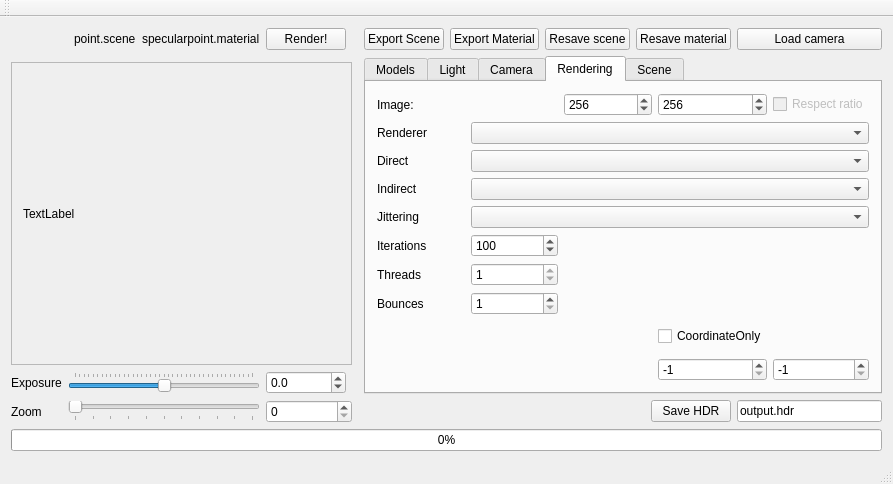
<?xml version="1.0" encoding="UTF-8"?>
<ui version="4.0">
 <class>TracingGuiClass</class>
 <widget class="QMainWindow" name="TracingGuiClass">
  <property name="geometry">
   <rect>
    <x>0</x>
    <y>0</y>
    <width>813</width>
    <height>484</height>
   </rect>
  </property>
  <property name="windowTitle">
   <string>TracingGui</string>
  </property>
  <widget class="QWidget" name="centralWidget">
   <layout class="QGridLayout" name="gridLayout_4">
    <item row="6" column="10">
     <widget class="QPushButton" name="saveScene">
      <property name="text">
       <string>Resave scene</string>
      </property>
     </widget>
    </item>
    <item row="9" column="7" rowspan="3" colspan="7">
     <widget class="QTabWidget" name="sceneInformation">
      <property name="tabPosition">
       <enum>QTabWidget::North</enum>
      </property>
      <property name="currentIndex">
       <number>3</number>
      </property>
      <widget class="QWidget" name="model">
       <property name="layoutDirection">
        <enum>Qt::LeftToRight</enum>
       </property>
       <property name="autoFillBackground">
        <bool>false</bool>
       </property>
       <attribute name="title">
        <string>Models</string>
       </attribute>
       <layout class="QGridLayout" name="gridLayout_3">
        <item row="1" column="0">
         <widget class="QPushButton" name="addSphere">
          <property name="text">
           <string>Add Sphere</string>
          </property>
         </widget>
        </item>
        <item row="0" column="0">
         <widget class="QTreeView" name="treeView">
          <property name="sizePolicy">
           <sizepolicy hsizetype="Preferred" vsizetype="Preferred">
            <horstretch>0</horstretch>
            <verstretch>0</verstretch>
           </sizepolicy>
          </property>
         </widget>
        </item>
        <item row="2" column="0">
         <widget class="QPushButton" name="addTriangle">
          <property name="text">
           <string>Add Triangle</string>
          </property>
         </widget>
        </item>
        <item row="3" column="0">
         <widget class="QPushButton" name="delObject">
          <property name="text">
           <string>Delete Object</string>
          </property>
         </widget>
        </item>
        <item row="4" column="0">
         <widget class="QPushButton" name="addPoint">
          <property name="text">
           <string>Add Point</string>
          </property>
         </widget>
        </item>
        <item row="0" column="1" rowspan="5">
         <layout class="QGridLayout" name="gridLayout">
          <item row="7" column="0">
           <widget class="QSpinBox" name="xRotationDeg">
            <property name="maximum">
             <number>359</number>
            </property>
           </widget>
          </item>
          <item row="7" column="2">
           <widget class="QSpinBox" name="yRotationDeg">
            <property name="maximum">
             <number>359</number>
            </property>
           </widget>
          </item>
          <item row="5" column="3">
           <widget class="QDial" name="zRotation">
            <property name="maximum">
             <number>359</number>
            </property>
            <property name="orientation">
             <enum>Qt::Horizontal</enum>
            </property>
            <property name="invertedAppearance">
             <bool>false</bool>
            </property>
            <property name="wrapping">
             <bool>true</bool>
            </property>
           </widget>
          </item>
          <item row="5" column="0">
           <widget class="QDial" name="xRotation">
            <property name="enabled">
             <bool>true</bool>
            </property>
            <property name="maximum">
             <number>359</number>
            </property>
            <property name="orientation">
             <enum>Qt::Horizontal</enum>
            </property>
            <property name="invertedAppearance">
             <bool>false</bool>
            </property>
            <property name="wrapping">
             <bool>true</bool>
            </property>
           </widget>
          </item>
          <item row="5" column="2">
           <widget class="QDial" name="yRotation">
            <property name="maximum">
             <number>359</number>
            </property>
            <property name="orientation">
             <enum>Qt::Horizontal</enum>
            </property>
            <property name="invertedAppearance">
             <bool>false</bool>
            </property>
            <property name="wrapping">
             <bool>true</bool>
            </property>
           </widget>
          </item>
          <item row="6" column="2">
           <widget class="DoubleIntSpinBox" name="yRotationRad">
            <property name="readOnly">
             <bool>true</bool>
            </property>
            <property name="ConvertorType" stdset="0">
             <number>0</number>
            </property>
           </widget>
          </item>
          <item row="6" column="3">
           <widget class="DoubleIntSpinBox" name="zRotationRad">
            <property name="readOnly">
             <bool>true</bool>
            </property>
            <property name="ConvertorType" stdset="0">
             <number>0</number>
            </property>
           </widget>
          </item>
          <item row="6" column="0">
           <widget class="DoubleIntSpinBox" name="xRotationRad">
            <property name="readOnly">
             <bool>true</bool>
            </property>
            <property name="ConvertorType" stdset="0">
             <number>0</number>
            </property>
           </widget>
          </item>
          <item row="7" column="3">
           <widget class="QSpinBox" name="zRotationDeg">
            <property name="maximum">
             <number>359</number>
            </property>
           </widget>
          </item>
          <item row="8" column="0">
           <widget class="QDoubleSpinBox" name="xModelPos">
            <property name="prefix">
             <string>x:</string>
            </property>
            <property name="decimals">
             <number>1</number>
            </property>
            <property name="minimum">
             <double>-100.000000000000000</double>
            </property>
           </widget>
          </item>
          <item row="8" column="2">
           <widget class="QDoubleSpinBox" name="yModelPos">
            <property name="prefix">
             <string>y:</string>
            </property>
            <property name="suffix">
             <string/>
            </property>
            <property name="decimals">
             <number>1</number>
            </property>
            <property name="minimum">
             <double>-100.000000000000000</double>
            </property>
           </widget>
          </item>
          <item row="8" column="3">
           <widget class="QDoubleSpinBox" name="zModelPos">
            <property name="prefix">
             <string>z:</string>
            </property>
            <property name="decimals">
             <number>1</number>
            </property>
            <property name="minimum">
             <double>-100.000000000000000</double>
            </property>
            <property name="value">
             <double>3.000000000000000</double>
            </property>
           </widget>
          </item>
          <item row="0" column="2">
           <widget class="QDoubleSpinBox" name="yVert_1">
            <property name="prefix">
             <string>y:</string>
            </property>
            <property name="decimals">
             <number>2</number>
            </property>
            <property name="minimum">
             <double>-1000.000000000000000</double>
            </property>
            <property name="maximum">
             <double>1000.000000000000000</double>
            </property>
           </widget>
          </item>
          <item row="3" column="0">
           <widget class="QDoubleSpinBox" name="xVert_3">
            <property name="prefix">
             <string>x:</string>
            </property>
            <property name="suffix">
             <string/>
            </property>
            <property name="decimals">
             <number>2</number>
            </property>
            <property name="minimum">
             <double>-1000.000000000000000</double>
            </property>
            <property name="value">
             <double>0.000000000000000</double>
            </property>
           </widget>
          </item>
          <item row="1" column="0">
           <widget class="QDoubleSpinBox" name="xVert_2">
            <property name="prefix">
             <string>x:</string>
            </property>
            <property name="suffix">
             <string/>
            </property>
            <property name="decimals">
             <number>2</number>
            </property>
            <property name="minimum">
             <double>-1000.000000000000000</double>
            </property>
            <property name="value">
             <double>0.000000000000000</double>
            </property>
           </widget>
          </item>
          <item row="1" column="3">
           <widget class="QDoubleSpinBox" name="zVert_2">
            <property name="prefix">
             <string>z:</string>
            </property>
            <property name="decimals">
             <number>2</number>
            </property>
            <property name="minimum">
             <double>-1000.000000000000000</double>
            </property>
            <property name="maximum">
             <double>1000.000000000000000</double>
            </property>
           </widget>
          </item>
          <item row="0" column="0">
           <widget class="QDoubleSpinBox" name="xVert_1">
            <property name="prefix">
             <string>x:</string>
            </property>
            <property name="suffix">
             <string/>
            </property>
            <property name="decimals">
             <number>2</number>
            </property>
            <property name="minimum">
             <double>-1000.000000000000000</double>
            </property>
            <property name="value">
             <double>0.000000000000000</double>
            </property>
           </widget>
          </item>
          <item row="1" column="2">
           <widget class="QDoubleSpinBox" name="yVert_2">
            <property name="prefix">
             <string>y:</string>
            </property>
            <property name="decimals">
             <number>2</number>
            </property>
            <property name="minimum">
             <double>-1000.000000000000000</double>
            </property>
            <property name="maximum">
             <double>1000.000000000000000</double>
            </property>
           </widget>
          </item>
          <item row="0" column="3">
           <widget class="QDoubleSpinBox" name="zVert_1">
            <property name="prefix">
             <string>z:</string>
            </property>
            <property name="decimals">
             <number>2</number>
            </property>
            <property name="minimum">
             <double>-1000.000000000000000</double>
            </property>
            <property name="maximum">
             <double>1000.000000000000000</double>
            </property>
           </widget>
          </item>
          <item row="3" column="3">
           <widget class="QDoubleSpinBox" name="zVert_3">
            <property name="prefix">
             <string>z:</string>
            </property>
            <property name="decimals">
             <number>2</number>
            </property>
            <property name="minimum">
             <double>-1000.000000000000000</double>
            </property>
            <property name="maximum">
             <double>1000.000000000000000</double>
            </property>
           </widget>
          </item>
          <item row="4" column="2">
           <widget class="QDoubleSpinBox" name="radius"/>
          </item>
          <item row="3" column="2">
           <widget class="QDoubleSpinBox" name="yVert_3">
            <property name="prefix">
             <string>y:</string>
            </property>
            <property name="decimals">
             <number>2</number>
            </property>
            <property name="minimum">
             <double>-1000.000000000000000</double>
            </property>
            <property name="maximum">
             <double>1000.000000000000000</double>
            </property>
           </widget>
          </item>
         </layout>
        </item>
       </layout>
      </widget>
      <widget class="QWidget" name="light">
       <attribute name="title">
        <string>Light</string>
       </attribute>
       <layout class="QGridLayout" name="gridLayout_5">
        <item row="1" column="1">
         <widget class="QLabel" name="materialLabel">
          <property name="text">
           <string>Material</string>
          </property>
         </widget>
        </item>
        <item row="4" column="1">
         <widget class="QLabel" name="label_6">
          <property name="text">
           <string>Specular</string>
          </property>
         </widget>
        </item>
        <item row="3" column="1">
         <widget class="QLabel" name="label_4">
          <property name="text">
           <string>Diffuse</string>
          </property>
         </widget>
        </item>
        <item row="1" column="2" colspan="4">
         <widget class="QComboBox" name="materialType">
          <property name="currentText">
           <string/>
          </property>
         </widget>
        </item>
        <item row="5" column="1">
         <widget class="QLabel" name="label_7">
          <property name="text">
           <string>Emmisive</string>
          </property>
         </widget>
        </item>
        <item row="4" column="5">
         <widget class="QDoubleSpinBox" name="sE">
          <property name="minimum">
           <double>0.100000000000000</double>
          </property>
          <property name="maximum">
           <double>999.899999999999977</double>
          </property>
         </widget>
        </item>
        <item row="9" column="1" colspan="5">
         <widget class="QTreeView" name="treeViewLight">
          <property name="sizePolicy">
           <sizepolicy hsizetype="Preferred" vsizetype="Preferred">
            <horstretch>0</horstretch>
            <verstretch>0</verstretch>
           </sizepolicy>
          </property>
         </widget>
        </item>
        <item row="5" column="4">
         <widget class="QDoubleSpinBox" name="eB">
          <property name="maximum">
           <double>10.000000000000000</double>
          </property>
          <property name="singleStep">
           <double>0.001000000000000</double>
          </property>
         </widget>
        </item>
        <item row="5" column="3">
         <widget class="QDoubleSpinBox" name="eG">
          <property name="maximum">
           <double>10.000000000000000</double>
          </property>
          <property name="singleStep">
           <double>0.001000000000000</double>
          </property>
         </widget>
        </item>
        <item row="5" column="2">
         <widget class="QDoubleSpinBox" name="eR">
          <property name="maximum">
           <double>10.000000000000000</double>
          </property>
          <property name="singleStep">
           <double>0.001000000000000</double>
          </property>
         </widget>
        </item>
        <item row="3" column="4">
         <widget class="QDoubleSpinBox" name="dB"/>
        </item>
        <item row="4" column="4">
         <widget class="QDoubleSpinBox" name="sB"/>
        </item>
        <item row="3" column="3">
         <widget class="QDoubleSpinBox" name="dG"/>
        </item>
        <item row="3" column="2">
         <widget class="QDoubleSpinBox" name="dR"/>
        </item>
        <item row="4" column="2">
         <widget class="QDoubleSpinBox" name="sR"/>
        </item>
        <item row="4" column="3">
         <widget class="QDoubleSpinBox" name="sG"/>
        </item>
        <item row="11" column="2">
         <widget class="QLabel" name="aB">
          <property name="text">
           <string>Ambient B</string>
          </property>
         </widget>
        </item>
        <item row="11" column="1">
         <widget class="QLabel" name="aR">
          <property name="text">
           <string>Ambient R</string>
          </property>
         </widget>
        </item>
        <item row="11" column="3">
         <widget class="QLabel" name="aG">
          <property name="text">
           <string>Ambient G</string>
          </property>
         </widget>
        </item>
        <item row="13" column="1">
         <widget class="QDoubleSpinBox" name="aRValue"/>
        </item>
        <item row="13" column="2">
         <widget class="QDoubleSpinBox" name="aBValue"/>
        </item>
        <item row="13" column="3">
         <widget class="QDoubleSpinBox" name="aGValue"/>
        </item>
       </layout>
      </widget>
      <widget class="QWidget" name="camera">
       <attribute name="title">
        <string>Camera</string>
       </attribute>
       <layout class="QHBoxLayout" name="horizontalLayout_3">
        <item>
         <layout class="QGridLayout" name="gridLayout_2">
          <item row="4" column="2">
           <widget class="DoubleIntSpinBox" name="xzRotRad">
            <property name="readOnly">
             <bool>true</bool>
            </property>
            <property name="ConvertorType" stdset="0">
             <number>0</number>
            </property>
           </widget>
          </item>
          <item row="2" column="0">
           <widget class="QSlider" name="yPos">
            <property name="minimum">
             <number>-100</number>
            </property>
            <property name="maximum">
             <number>100</number>
            </property>
            <property name="pageStep">
             <number>3</number>
            </property>
            <property name="value">
             <number>0</number>
            </property>
            <property name="orientation">
             <enum>Qt::Horizontal</enum>
            </property>
           </widget>
          </item>
          <item row="2" column="3">
           <widget class="DoubleIntSpinBox" name="yDirVal">
            <property name="decimals">
             <number>2</number>
            </property>
            <property name="minimum">
             <double>-10.000000000000000</double>
            </property>
            <property name="maximum">
             <double>10.000000000000000</double>
            </property>
            <property name="value">
             <double>1.000000000000000</double>
            </property>
           </widget>
          </item>
          <item row="3" column="0">
           <widget class="QSlider" name="zPos">
            <property name="minimum">
             <number>-100</number>
            </property>
            <property name="maximum">
             <number>100</number>
            </property>
            <property name="pageStep">
             <number>3</number>
            </property>
            <property name="value">
             <number>0</number>
            </property>
            <property name="orientation">
             <enum>Qt::Horizontal</enum>
            </property>
           </widget>
          </item>
          <item row="3" column="2">
           <widget class="QSlider" name="zDir">
            <property name="minimum">
             <number>-100</number>
            </property>
            <property name="maximum">
             <number>100</number>
            </property>
            <property name="pageStep">
             <number>3</number>
            </property>
            <property name="value">
             <number>10</number>
            </property>
            <property name="orientation">
             <enum>Qt::Horizontal</enum>
            </property>
           </widget>
          </item>
          <item row="4" column="0">
           <widget class="QDial" name="xzRot">
            <property name="maximum">
             <number>359</number>
            </property>
            <property name="pageStep">
             <number>1</number>
            </property>
            <property name="wrapping">
             <bool>true</bool>
            </property>
           </widget>
          </item>
          <item row="4" column="1">
           <widget class="QSpinBox" name="xzRotDeg">
            <property name="maximum">
             <number>359</number>
            </property>
           </widget>
          </item>
          <item row="3" column="3">
           <widget class="DoubleIntSpinBox" name="zDirVal">
            <property name="decimals">
             <number>2</number>
            </property>
            <property name="minimum">
             <double>-10.000000000000000</double>
            </property>
            <property name="maximum">
             <double>10.000000000000000</double>
            </property>
            <property name="value">
             <double>1.000000000000000</double>
            </property>
           </widget>
          </item>
          <item row="2" column="2">
           <widget class="QSlider" name="yDir">
            <property name="minimum">
             <number>-100</number>
            </property>
            <property name="maximum">
             <number>100</number>
            </property>
            <property name="pageStep">
             <number>3</number>
            </property>
            <property name="value">
             <number>10</number>
            </property>
            <property name="orientation">
             <enum>Qt::Horizontal</enum>
            </property>
           </widget>
          </item>
          <item row="1" column="0">
           <widget class="QSlider" name="xPos">
            <property name="minimum">
             <number>-100</number>
            </property>
            <property name="maximum">
             <number>100</number>
            </property>
            <property name="pageStep">
             <number>3</number>
            </property>
            <property name="value">
             <number>0</number>
            </property>
            <property name="orientation">
             <enum>Qt::Horizontal</enum>
            </property>
           </widget>
          </item>
          <item row="1" column="2">
           <widget class="QSlider" name="xDir">
            <property name="minimum">
             <number>-100</number>
            </property>
            <property name="maximum">
             <number>100</number>
            </property>
            <property name="pageStep">
             <number>3</number>
            </property>
            <property name="value">
             <number>10</number>
            </property>
            <property name="orientation">
             <enum>Qt::Horizontal</enum>
            </property>
           </widget>
          </item>
          <item row="1" column="3">
           <widget class="DoubleIntSpinBox" name="xDirVal">
            <property name="decimals">
             <number>2</number>
            </property>
            <property name="minimum">
             <double>-10.000000000000000</double>
            </property>
            <property name="maximum">
             <double>10.000000000000000</double>
            </property>
            <property name="value">
             <double>1.000000000000000</double>
            </property>
           </widget>
          </item>
          <item row="2" column="1">
           <widget class="DoubleIntSpinBox" name="yPosVal">
            <property name="decimals">
             <number>2</number>
            </property>
            <property name="minimum">
             <double>-10.000000000000000</double>
            </property>
            <property name="maximum">
             <double>10.000000000000000</double>
            </property>
           </widget>
          </item>
          <item row="3" column="1">
           <widget class="DoubleIntSpinBox" name="zPosVal">
            <property name="decimals">
             <number>2</number>
            </property>
            <property name="minimum">
             <double>-10.000000000000000</double>
            </property>
            <property name="maximum">
             <double>10.000000000000000</double>
            </property>
           </widget>
          </item>
          <item row="1" column="1">
           <widget class="DoubleIntSpinBox" name="xPosVal">
            <property name="decimals">
             <number>2</number>
            </property>
            <property name="minimum">
             <double>-10.000000000000000</double>
            </property>
            <property name="maximum">
             <double>10.000000000000000</double>
            </property>
           </widget>
          </item>
          <item row="5" column="1">
           <widget class="QSpinBox" name="fovDeg">
            <property name="minimum">
             <number>20</number>
            </property>
            <property name="maximum">
             <number>160</number>
            </property>
            <property name="value">
             <number>95</number>
            </property>
           </widget>
          </item>
          <item row="5" column="0">
           <widget class="QDial" name="fov">
            <property name="minimum">
             <number>20</number>
            </property>
            <property name="maximum">
             <number>160</number>
            </property>
            <property name="pageStep">
             <number>1</number>
            </property>
            <property name="value">
             <number>20</number>
            </property>
            <property name="wrapping">
             <bool>false</bool>
            </property>
           </widget>
          </item>
          <item row="5" column="2">
           <widget class="DoubleIntSpinBox" name="fovRad">
            <property name="readOnly">
             <bool>true</bool>
            </property>
            <property name="ConvertorType" stdset="0">
             <number>0</number>
            </property>
           </widget>
          </item>
          <item row="0" column="0">
           <widget class="QLabel" name="lPosition">
            <property name="text">
             <string>Eye position</string>
            </property>
           </widget>
          </item>
          <item row="0" column="2">
           <widget class="QLabel" name="lDirection">
            <property name="text">
             <string>Eye direction</string>
            </property>
           </widget>
          </item>
         </layout>
        </item>
       </layout>
      </widget>
      <widget class="QWidget" name="image">
       <attribute name="title">
        <string>Rendering</string>
       </attribute>
       <layout class="QGridLayout" name="gridLayout_6">
        <item row="2" column="0">
         <widget class="QLabel" name="label_2">
          <property name="text">
           <string>Image:</string>
          </property>
         </widget>
        </item>
        <item row="2" column="3">
         <widget class="QSpinBox" name="yDim">
          <property name="minimum">
           <number>128</number>
          </property>
          <property name="maximum">
           <number>1024</number>
          </property>
          <property name="value">
           <number>256</number>
          </property>
         </widget>
        </item>
        <item row="2" column="4">
         <layout class="QHBoxLayout" name="horizontalLayout_2">
          <item>
           <widget class="QCheckBox" name="saveRespect">
            <property name="enabled">
             <bool>false</bool>
            </property>
            <property name="text">
             <string>Respect ratio</string>
            </property>
           </widget>
          </item>
         </layout>
        </item>
        <item row="3" column="0">
         <widget class="QLabel" name="label_3">
          <property name="text">
           <string>Renderer</string>
          </property>
         </widget>
        </item>
        <item row="13" column="1">
         <spacer name="verticalSpacer">
          <property name="orientation">
           <enum>Qt::Vertical</enum>
          </property>
          <property name="sizeHint" stdset="0">
           <size>
            <width>20</width>
            <height>40</height>
           </size>
          </property>
         </spacer>
        </item>
        <item row="2" column="2">
         <widget class="QSpinBox" name="xDim">
          <property name="minimum">
           <number>128</number>
          </property>
          <property name="maximum">
           <number>1024</number>
          </property>
          <property name="value">
           <number>256</number>
          </property>
         </widget>
        </item>
        <item row="3" column="1" colspan="4">
         <widget class="QComboBox" name="rendererType"/>
        </item>
        <item row="4" column="1" colspan="4">
         <widget class="QComboBox" name="directType"/>
        </item>
        <item row="9" column="0">
         <widget class="QLabel" name="lIterations">
          <property name="text">
           <string>Iterations</string>
          </property>
         </widget>
        </item>
        <item row="9" column="1">
         <widget class="QSpinBox" name="iterations">
          <property name="minimum">
           <number>1</number>
          </property>
          <property name="maximum">
           <number>100000</number>
          </property>
          <property name="value">
           <number>100</number>
          </property>
         </widget>
        </item>
        <item row="11" column="1">
         <widget class="QSpinBox" name="threadNumber">
          <property name="minimum">
           <number>1</number>
          </property>
          <property name="maximum">
           <number>1</number>
          </property>
         </widget>
        </item>
        <item row="12" column="1">
         <widget class="QSpinBox" name="bounces">
          <property name="minimum">
           <number>1</number>
          </property>
          <property name="maximum">
           <number>9999</number>
          </property>
         </widget>
        </item>
        <item row="11" column="0">
         <widget class="QLabel" name="label_9">
          <property name="text">
           <string>Threads</string>
          </property>
         </widget>
        </item>
        <item row="12" column="0">
         <widget class="QLabel" name="lBounces">
          <property name="text">
           <string>Bounces</string>
          </property>
         </widget>
        </item>
        <item row="8" column="0">
         <widget class="QLabel" name="label_5">
          <property name="text">
           <string>Jittering</string>
          </property>
         </widget>
        </item>
        <item row="7" column="0">
         <widget class="QLabel" name="label_8">
          <property name="text">
           <string>Indirect</string>
          </property>
         </widget>
        </item>
        <item row="4" column="0">
         <widget class="QLabel" name="label_10">
          <property name="text">
           <string>Direct</string>
          </property>
         </widget>
        </item>
        <item row="7" column="1" colspan="4">
         <widget class="QComboBox" name="indirectType"/>
        </item>
        <item row="8" column="1" colspan="4">
         <widget class="QComboBox" name="jitteringType"/>
        </item>
        <item row="14" column="4">
         <widget class="QSpinBox" name="fixedY">
          <property name="minimum">
           <number>-1</number>
          </property>
          <property name="maximum">
           <number>512</number>
          </property>
          <property name="value">
           <number>-1</number>
          </property>
         </widget>
        </item>
        <item row="14" column="3">
         <widget class="QSpinBox" name="fixedX">
          <property name="minimum">
           <number>-1</number>
          </property>
          <property name="maximum">
           <number>512</number>
          </property>
          <property name="value">
           <number>-1</number>
          </property>
         </widget>
        </item>
        <item row="13" column="3">
         <widget class="QCheckBox" name="coordOnly">
          <property name="text">
           <string>CoordinateOnly</string>
          </property>
         </widget>
        </item>
       </layout>
      </widget>
      <widget class="QWidget" name="scene">
       <attribute name="title">
        <string>Scene</string>
       </attribute>
       <layout class="QGridLayout" name="gridLayout_7">
        <item row="0" column="0" rowspan="8">
         <widget class="QTableView" name="sceneNames"/>
        </item>
       </layout>
      </widget>
     </widget>
    </item>
    <item row="13" column="12">
     <widget class="QPushButton" name="bSave">
      <property name="text">
       <string>Save HDR</string>
      </property>
     </widget>
    </item>
    <item row="13" column="13">
     <widget class="QLineEdit" name="filename">
      <property name="text">
       <string>output.hdr</string>
      </property>
      <property name="maxLength">
       <number>30</number>
      </property>
     </widget>
    </item>
    <item row="16" column="0" colspan="14">
     <widget class="QProgressBar" name="renderProgress">
      <property name="value">
       <number>0</number>
      </property>
     </widget>
    </item>
    <item row="13" column="0">
     <widget class="QLabel" name="lZoom">
      <property name="text">
       <string>Zoom</string>
      </property>
     </widget>
    </item>
    <item row="11" column="0">
     <widget class="QLabel" name="lExposure">
      <property name="text">
       <string>Exposure</string>
      </property>
     </widget>
    </item>
    <item row="13" column="4" colspan="2">
     <widget class="QSpinBox" name="sZoomNumber">
      <property name="maximum">
       <number>10</number>
      </property>
     </widget>
    </item>
    <item row="6" column="2">
     <widget class="QLabel" name="currentScene">
      <property name="text">
       <string>point.scene</string>
      </property>
     </widget>
    </item>
    <item row="6" column="3">
     <widget class="QLabel" name="currentMaterial">
      <property name="text">
       <string>specularpoint.material</string>
      </property>
     </widget>
    </item>
    <item row="6" column="13">
     <widget class="QPushButton" name="loadScene">
      <property name="text">
       <string>Load camera</string>
      </property>
     </widget>
    </item>
    <item row="11" column="1" colspan="3">
     <widget class="QSlider" name="sExposure">
      <property name="whatsThis">
       <string>Exposure</string>
      </property>
      <property name="minimum">
       <number>-200</number>
      </property>
      <property name="maximum">
       <number>200</number>
      </property>
      <property name="singleStep">
       <number>1</number>
      </property>
      <property name="pageStep">
       <number>10</number>
      </property>
      <property name="orientation">
       <enum>Qt::Horizontal</enum>
      </property>
      <property name="tickPosition">
       <enum>QSlider::TicksAbove</enum>
      </property>
     </widget>
    </item>
    <item row="13" column="1" colspan="3">
     <widget class="QSlider" name="sZoom">
      <property name="maximum">
       <number>10</number>
      </property>
      <property name="orientation">
       <enum>Qt::Horizontal</enum>
      </property>
      <property name="tickPosition">
       <enum>QSlider::TicksBelow</enum>
      </property>
     </widget>
    </item>
    <item row="11" column="4">
     <widget class="QDoubleSpinBox" name="sExposureNumber">
      <property name="decimals">
       <number>1</number>
      </property>
      <property name="minimum">
       <double>-20.000000000000000</double>
      </property>
      <property name="maximum">
       <double>20.000000000000000</double>
      </property>
      <property name="singleStep">
       <double>0.100000000000000</double>
      </property>
     </widget>
    </item>
    <item row="6" column="7">
     <widget class="QPushButton" name="exportScene">
      <property name="text">
       <string>Export Scene</string>
      </property>
     </widget>
    </item>
    <item row="6" column="8" colspan="2">
     <widget class="QPushButton" name="exportMaterial">
      <property name="text">
       <string>Export Material</string>
      </property>
     </widget>
    </item>
    <item row="6" column="11" colspan="2">
     <widget class="QPushButton" name="saveMaterial">
      <property name="text">
       <string>Resave material</string>
      </property>
     </widget>
    </item>
    <item row="10" column="0" colspan="6">
     <widget class="QScrollArea" name="scrollArea">
      <property name="widgetResizable">
       <bool>true</bool>
      </property>
      <widget class="QWidget" name="scrollAreaWidgetContents">
       <property name="geometry">
        <rect>
         <x>0</x>
         <y>0</y>
         <width>310</width>
         <height>289</height>
        </rect>
       </property>
       <property name="sizePolicy">
        <sizepolicy hsizetype="Expanding" vsizetype="Expanding">
         <horstretch>0</horstretch>
         <verstretch>0</verstretch>
        </sizepolicy>
       </property>
       <layout class="QHBoxLayout" name="horizontalLayout_4">
        <item>
         <widget class="QLabel" name="lImage">
          <property name="sizePolicy">
           <sizepolicy hsizetype="Expanding" vsizetype="Expanding">
            <horstretch>0</horstretch>
            <verstretch>0</verstretch>
           </sizepolicy>
          </property>
          <property name="text">
           <string>TextLabel</string>
          </property>
         </widget>
        </item>
       </layout>
      </widget>
     </widget>
    </item>
    <item row="6" column="4">
     <widget class="QPushButton" name="bRender">
      <property name="text">
       <string>Render!</string>
      </property>
     </widget>
    </item>
   </layout>
  </widget>
  <widget class="QMenuBar" name="menuBar">
   <property name="geometry">
    <rect>
     <x>0</x>
     <y>0</y>
     <width>813</width>
     <height>21</height>
    </rect>
   </property>
  </widget>
  <widget class="QToolBar" name="mainToolBar">
   <attribute name="toolBarArea">
    <enum>TopToolBarArea</enum>
   </attribute>
   <attribute name="toolBarBreak">
    <bool>false</bool>
   </attribute>
  </widget>
  <widget class="QStatusBar" name="statusBar"/>
 </widget>
 <layoutdefault spacing="6" margin="11"/>
 <customwidgets>
  <customwidget>
   <class>DoubleIntSpinBox</class>
   <extends>QDoubleSpinBox</extends>
   <header>DoubleIntSpinBox.h</header>
  </customwidget>
 </customwidgets>
 <resources>
  <include location="tracinggui.qrc"/>
 </resources>
 <connections/>
</ui>
